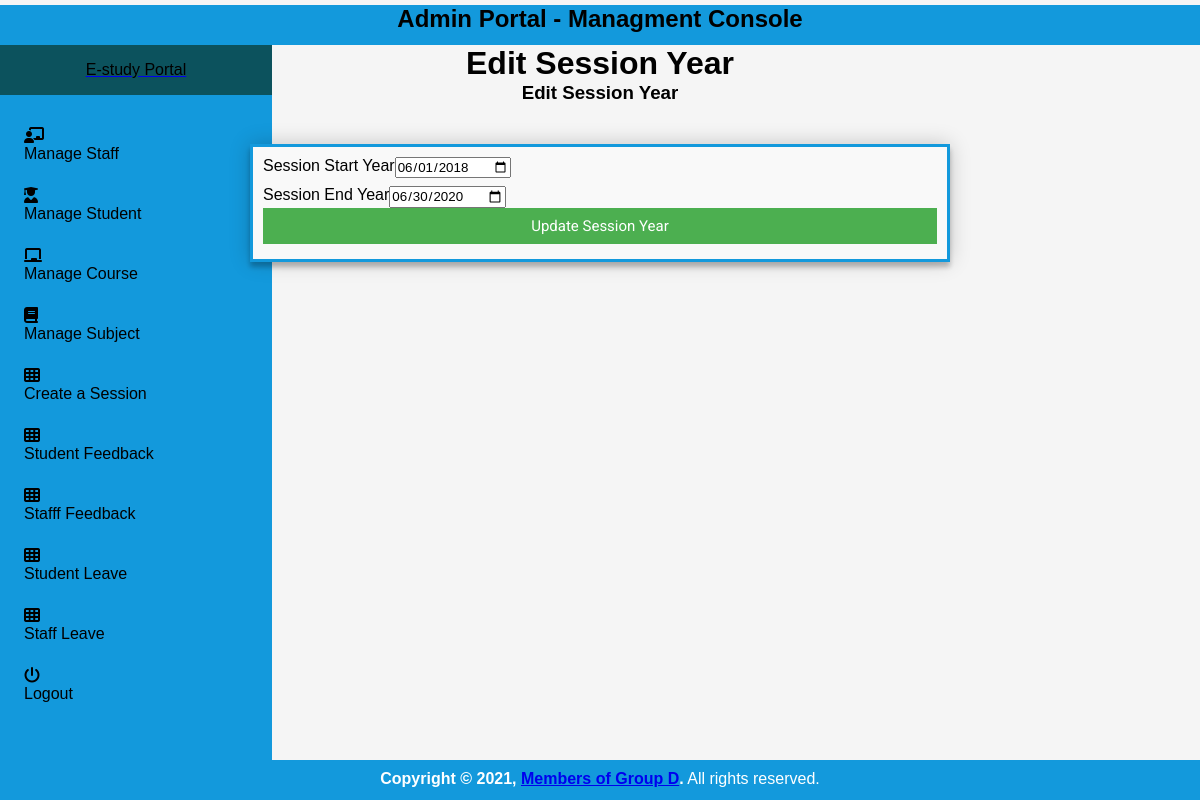
Screenshot of /edit_session/1 (signed in) with the database file from the repository.
### student_management_app/models.py (models this page shows)
class SessionYearModel(models.Model):
    id = models.AutoField(primary_key=True)
    session_start_year = models.DateField()
    session_end_year = models.DateField()
    objects = models.Manager()

### student_management_app/HodViews.py (the view)
# urls.py: path('edit_session/<session_id>', HodViews.edit_session, name="edit_session"),
def edit_session(request, session_id):
    session_year = SessionYearModel.objects.get(id=session_id)
    context = {
        "session_year": session_year
    }
    return render(request, "hod_template/edit_session_template.html", context)

### student_management_app/LoginCheckMiddleWare.py (called while the page is built, shortened)
    def process_view(self, request, view_func, view_args, view_kwargs):
        modulename = view_func.__module__
        user = request.user
        if user.is_authenticated:
            if user.user_type == "1":
                if modulename == "student_management_app.HodViews":
                    pass
                elif modulename == "student_management_app.views" or modulename == "django.views.static":
                    pass
                else:
                    return redirect("admin_profile")
            else:
                return redirect("home")

### student_management_app/templates/hod_template/edit_session_template.html (shortened to what this page needs)
{% extends 'hod_template/base_template.html' %}
{% block page_title %}
    Edit Session Year
{% endblock page_title %}
{% block main_content %}
{% load static %}
<html>
<head>
</head>
<body>
<div class="container">
        <div class="container-fluid">
            <div class="row">
                <div class="col-md-12">
                    <div class="card card-primary">
                    <div class="card-header">
                        <h3 class="card-title">Edit Session Year</h3>
                    </div>
                    <form id="contact" role="form" method="POST" action="{% url 'edit_session_save' %}" style="margin-top: 40px;">
                        <div class="card-body">
                            <div class="form-group">
                                <label>Session Start Year </label>
                                <input type="date" class="form-control" name="session_start_year" value="{{ session_year.session_start_year|date:'Y-m-d' }}">
                            </div>
                            <div class="form-group">
                                <label>Session End Year </label>
                                <input type="date" class="form-control" name="session_end_year" value="{{ session_year.session_end_year|date:'Y-m-d' }}">
                            </div>
                        </div>
                        <div class="card-footer">
                        <button type="submit" class="btn btn-primary">Update Session Year</button>
                        </div>
                    </form>
                    </div>
                </div>
            </div>
        </div>
</div></body></html>
  {% endblock main_content %}

### student_management_app/templates/hod_template/base_template.html (style rules this page uses)
* { box-sizing: border-box; }
body { margin: 0; padding: 0; font-family: Arial, Helvetica, sans-serif; width: 100%; height: 100%; background-color: whitesmoke; }

### student_management_app/templates/hod_template/sidebar_template.html (style rules this page uses)
* { box-sizing: border-box; margin: 0; padding: 0; font-family: "Quicksand", sans-serif; }
body { display: flex; flex-direction: row; background-color: #b4a5a5; }

### student_management_app/templates/hod_template/edit_session_template.html (style rules this page uses)
* { margin: 0; padding: 0; box-sizing: border-box; -webkit-box-sizing: border-box; -moz-box-sizing: border-box; -webkit-font-smoothing: antialiased; -moz-font-smoothing: antialiased; -o-font-smoothing: antialiased; font-smoothing: antialiased; text-rendering: optimizeLegibility; }
body { background: whitesmoke; }
.container { max-width: 700px; width: 100%; margin: 0 auto; position: relative; }
#contact input[type="text"], #contact input[type="email"], #contact input[type="tel"], #contact input[type="url"], #contact textarea, #contact button[type="submit"] { font: 400 12px/16px "Roboto", Helvetica, Arial, sans-serif; }
#contact { background: #F9F9F9; padding: 25px; box-shadow: 0 0 20px 0 rgba(0, 0, 0, 0.2), 0 5px 5px 0 rgba(0, 0, 0, 0.24); padding-top: 40px; width: 100%; border: 3px solid #1399DC; padding: 10px; }
#contact button[type="submit"] { cursor: pointer; width: 100%; border: none; background: #4CAF50; color: #FFF; margin: 0 0 5px; padding: 10px; font-size: 15px; }
.row { max-font-size: 700px; }

### rows the page displays
SessionYearModel: session_start_year "06/01/2018", session_end_year "06/30/2020"
